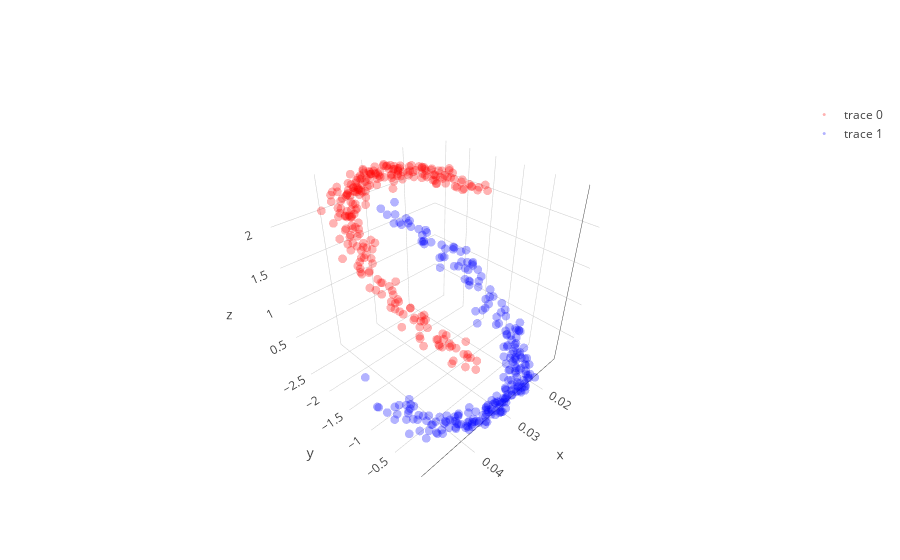

The notebook cell saved with this chart:
### Code cell
# with all scale
expand_dim = 3
w1 = np.random.randn(2,expand_dim)
m1 = np.zeros_like(w1)
w2 = np.random.randn(expand_dim,1)
m2 = np.zeros_like(w2)

a  = np.ones(expand_dim); 
ma = np.zeros_like(a)
b  = np.ones(expand_dim); 
mb = np.zeros_like(b)
c  = np.zeros(expand_dim)
mc = np.zeros_like(c)

w1 = _sym_decorrelation(w1)
w2 = w2/(np.sqrt(np.sum(w2**2)))

temp_X = np.copy(X)
mini_batch_size = 10

for iter in range(2000):
    cum_loss = 0; temp_X   = shuffle(temp_X)
    
    for mini_batch in range(0,len(X),mini_batch_size):
        current_batch = temp_X[mini_batch:mini_batch+mini_batch_size]
        
        layer1  = current_batch @ w1
        layer1a = a*g(b*layer1)+c
        layer2  = layer1a       @ w2
        loss    = (w2.T @ layer1a.T @ layer1a @ w2).mean() + (w1.T @ current_batch.T @ current_batch @ w1).mean()
        
        grad2 = -2*layer1a.T @ layer1a @ w2 
        grad1a= -2*layer1a@w2@w2.T
        grada = grad1a*g(b*layer1)
        gradb = grad1a*a*g_grad(b*layer1)*layer1
        gradc = grad1a
        grad1 = current_batch.T @(grad1a*a*g_grad(b*layer1)*b) - 2*current_batch.T @ current_batch @ w1 
        
        m2 = m2 + 0.9*grad2
        w2 = w2 - 0.0000001  * m2 + (1/(iter+1))*np.random.randn(expand_dim,1)
        
        ma = ma + 0.9*grada
        a = a -   0.000009    * ma.mean(0) + (1/(iter+1))*np.random.randn(expand_dim)
        
        mb = mb + 0.9*gradb
        b = b -   0.000009    * mb.mean(0) + (1/(iter+1))*np.random.randn(expand_dim)
        
        mc = mc + 0.9*gradc
        c = c -   0.0000009   * mc.mean(0) + (1/(iter+1))*np.random.randn(expand_dim)
        
        m1 = m1 + 0.9*grad1
        w1 = w1 - 0.0000001  * m1 + (1/(iter+1))*np.random.randn(2,expand_dim)
        
        w1 = _sym_decorrelation(w1)
        w2 = w2/(np.sqrt(np.sum(w2**2)+1e-8))
        a  = (a-a.mean())/a.std()
        b  = (b-b.mean())/b.std()
        c  = (c-c.mean())/c.std()
        cum_loss      = cum_loss + loss.mean()
        
    if iter%500==0:print('Iter : ',iter," Loss: ",cum_loss)

# projection
projected_mine = (a*g(b*(X @ w1))+c) @ w2

plt.figure(figsize=(20,5))
plt.subplot(1, 3, 1)
plt.scatter(X[y==0, 0], X[y==0, 1], color='red', alpha=0.5)
plt.scatter(X[y==1, 0], X[y==1, 1], color='blue', alpha=0.5)
plt.quiver(X.mean(0)[0], X.mean(0)[1], evector[0,0],evector[0,1], color=['b'], scale=2.5)
plt.quiver(X.mean(0)[0], X.mean(0)[1], evector[1,0],evector[1,1], color=['g'], scale=2.5)

plt.subplot(1, 3, 2,projection='3d')
one_layer_project = (a*g(b*(X @ w1))+c)
plt.scatter(one_layer_project[:,0],one_layer_project[:,1],one_layer_project[:,2], color='red')

plt.subplot(1, 3, 3)
plt.scatter(projected_mine[y==0], np.zeros((len(projected_mine)//2)),  color='red', alpha=0.05)
plt.scatter(projected_mine[y==1], np.zeros((len(projected_mine)//2)), color='blue', alpha=0.05)
plt.show()

trace1 = go.Scatter3d(
    x=one_layer_project[y==0,0],
    y=one_layer_project[y==0,1],
    z=one_layer_project[y==0,2],
    mode='markers',
    line=dict(color='red',width=0.5),
    marker=dict(size=3,opacity=0.3)
)
trace2 = go.Scatter3d(
    x=one_layer_project[y==1,0],
    y=one_layer_project[y==1,1],
    z=one_layer_project[y==1,2],
    mode='markers',
    line=dict(color='blue',width=0.5),
    marker=dict(size=3,opacity=0.3)
)
data = [trace1,trace2]
fig  = go.Figure(data=data)
iplot(fig)

### Figure 1 — Plotly figure (JSON) as saved in the notebook; plotly's stock layout.template omitted (floating-point values rounded to 4 significant figures; data arrays with more than 128 entries replaced by an {"elided": "..."} marker saying what was removed)
{"data": [{"line": {"color": "red", "width": 0.5}, "marker": {"opacity": 0.3, "size": 3}, "mode": "markers", "type": "scatter3d", "uid": "fdf649d1-a700-4f2f-95d1-6dbac3a78ad8", "x": {"elided": "250 float values"}, "y": {"elided": "250 float values"}, "z": {"elided": "250 float values"}}, {"line": {"color": "blue", "width": 0.5}, "marker": {"opacity": 0.3, "size": 3}, "mode": "markers", "type": "scatter3d", "uid": "77b67ebe-add0-4bc1-8f95-308c6ac02108", "x": {"elided": "250 float values"}, "y": {"elided": "250 float values"}, "z": {"elided": "250 float values"}}], "layout": {}}
